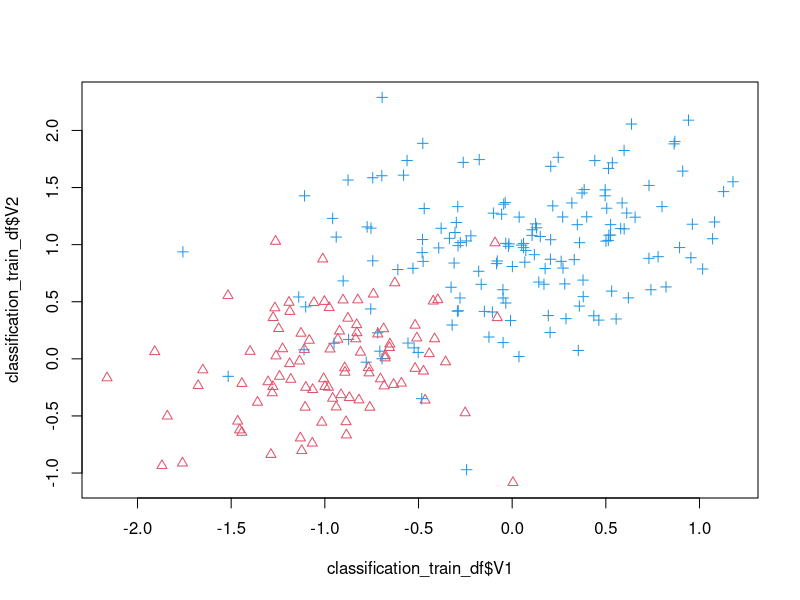
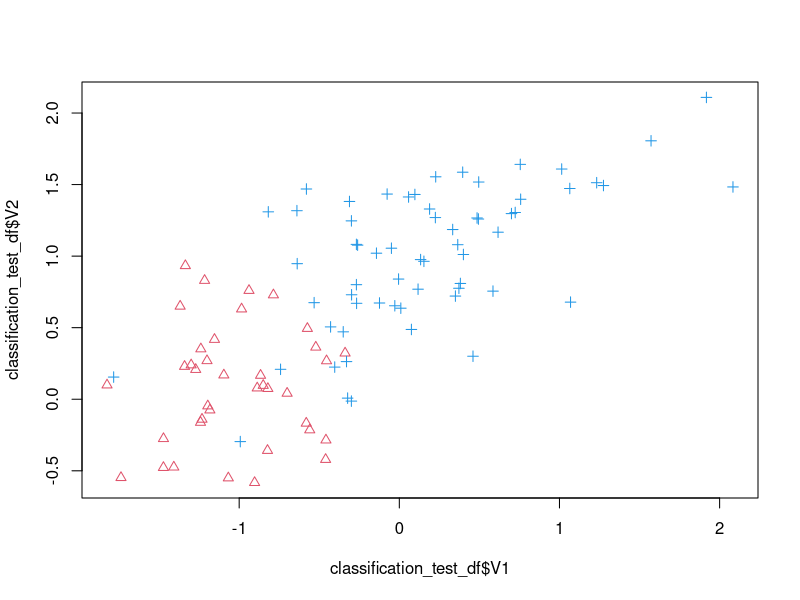

These figures' R source, in order:

library(magrittr)
library(dplyr)

# Problem 1.1. Exploratory data analysis.
# Examine the dataset housing.txt using Matlab. Answer the following questions.
###############################################################################

housing_df <- read.table("housing.txt") 

# How many binary attributes are in the data set? List the attributes.

summary(housing_df)

# one. column 4 (no columns are labelled)

# Calculate and report correlations in between the first 13 attributes (columns) and the
# target attribute (column 14). What are the attribute names with the highest positive and
# negative correlations to the target attribute?

cor(housing_df) %>% .[,14] %>% sort() %>% rev()

# (no columns are labelled) highest positive: column 6, highest negative: column 13

# Note that the correlation is a linear measure of similarity. Examine scatter plots for
# attributes and the target attribute by writing your own function. Which scatter plot looks
# the most linear, and which looks the most nonlinear? Plot these scatter plots and briefly
# (in 1-2 sentences) explain your choice.

plot_stuff <- function(){
  plot(x=housing_df[,1],y=housing_df[,14])
  plot(x=housing_df[,2],y=housing_df[,14])
  plot(x=housing_df[,3],y=housing_df[,14])
  plot(x=housing_df[,4],y=housing_df[,14])
  plot(x=housing_df[,5],y=housing_df[,14])
  plot(x=housing_df[,6],y=housing_df[,14])
  plot(x=housing_df[,7],y=housing_df[,14])
  plot(x=housing_df[,8],y=housing_df[,14])
  plot(x=housing_df[,9],y=housing_df[,14])
  plot(x=housing_df[,10],y=housing_df[,14])
  plot(x=housing_df[,11],y=housing_df[,14])
  plot(x=housing_df[,12],y=housing_df[,14])
  plot(x=housing_df[,13],y=housing_df[,14])
  plot(x=housing_df[,14],y=housing_df[,14])
}

# most linear: column 7, most nonlinear: column 4
# Column 4 appears bimodal (0 or 1) and column 7 appears
# to be a fairly clear, horizontal line.

# Calculate all correlations between the 14 columns (using the corrcoef function).
# Which two attributes have the largest mutual correlation in the dataset?

# Columns 9 and 10 have a mutual correlation of 0.910228189

# Problem 1.2. Linear regression.
# Our goal is to predict the median value of housing based on the values of 13 attributes.
# For your convenience the data has been divided into two datasets: (1) a training dataset
# housing_train.txt you should use in the learning phase, and (2) a testing dataset
# housing_test.txt to be used for testing.
# Assume that we choose a linear regression model to predict the target attribute. Using
# Matlab:
########################################################################################

# Write a function LR_solve that takes X and y components of the data (X is a matrix
# of inputs where rows correspond to examples) and returns a vector of coefficients w with
# the minimal mean square fit. (Hint: you can use backslash operator ’/’ to do the least
# squares regression directly; check Matlab’s help).

LR_solve <- function(X,y){
  w <- solve(t(X) %*% X) %*% (t(X) %*% y)
  return(w)
}

# Write a function LR_predict that takes input components of the test data (X)
# and a fixed set of weights (w), and computes vector of linear predictions y.

LR_predict <- function(X,w){
  y <- X %*% w
  return(y)
}

# Write and submit the program main3_2.m that loads the train and test set, learns
# the weights for the training set, and computes the mean squared error of your predictor
# on both the training and testing data set.

main3_2.m <- function(){
  LR_mse <- function(actual,predicted){
    errors <- actual - predicted
    sqerrors <- errors^2
    meansqerrors <- mean(sqerrors)
    return(meansqerrors)
  }
  
  housing_train_df <- read.table("housing_train.txt")
  w <- LR_solve(as.matrix(housing_train_df[,1:13]),as.matrix(housing_train_df[,14]))
  
  housing_test_df <- read.table("housing_test.txt")
  y <- LR_predict(as.matrix(housing_test_df[,1:13]),w)
  
  # MSE
  y0 <- LR_predict(as.matrix(housing_train_df[,1:13]),w)
  
  mse0 <- LR_mse(as.matrix(housing_train_df[,14]),y0)
  mse1 <- LR_mse(as.matrix(housing_test_df[,14]),y)
  print(paste("mse0:",mse0,"mse1:",mse1,sep=" "))
}

# in your report please list the resulting weights, and both mean square errors.
# Compare the errors for the training and testing set. Which one is better?

# mse0 (train): 24.47588, mse1 (test): 24.29224
# It's somewhat surprising that the test mse came out slightly lower than the
# training mse. We'd expect the training data to show less error. 

# Problem 1.3. Online gradient descent
# The linear regression can be also learned using the gradient descent method.
##############################################################################

# Implement an online gradient descent procedure for finding the regression coefficients
# w. Your program should:

online_gd <- function(X,y,X_test,y_test,rate_divisor,error_report_intv){
  X <- cbind(rep(1,nrow(X)),X) # add X0 columns for intercept term
  X_test <- cbind(rep(1,nrow(X_test)),X_test) # add X0 columns for intercept term
  
# start with zero weights (all weights set to 0 at the beginning);
  w <- as.matrix(rep(0,ncol(X)))
  w_temp <- w
  
# update weights using the annealed learning rate 2/t, where t denotes the t-th update
# step. Thus, for the first data point the learning rate is 2, for the second it is 2/2 = 1,
# for the 3-rd is 2/3 and so on;
  alpha <- function(t){
    rate <- 2/t
    return(rate/rate_divisor)
  }
# repeat the update procedure for 1000 steps reusing the examples in the training data
# if neccessary (hint: the index of the i-th example in the training set can be obtained
# by (i mod n) operation);
  plot(NULL,xlim=range(c(0,1000/error_report_intv)),ylim=range(c(0,6000)),ylab = "MSE",xlab="iteration/50")
  
  predicted_cache <- list()
  actual_cache <- list()
  for(t_idx in 0:999)
  {
    i <- (t_idx %% nrow(X)) + 1 # training sample idx
    a <- alpha(t_idx + 1)
    h <- (t(w) %*% X[i,])
    e <- y[i] - h
    if(i %% error_report_intv == 0){
      predicted <- X %*% w
      predicted_test <- X_test %*% w
      actual <- y
      actual_test <- y_test
      
      mse <- LR_mse(as.numeric(actual),as.numeric(predicted))
      mse_test <- LR_mse(as.numeric(actual_test),as.numeric(predicted_test))
      
      print(paste("train mse:",mse,sep=" "))
      print(paste("test mse:",mse_test,sep=" "))
      
      points(y=mse,x=t_idx/error_report_intv)
      points(y=mse_test,x=t_idx/error_report_intv,pch=2)
    }
    for(j in 1:length(w)){ # feature idx
      w_temp[j] <- w[j] + a * e * X[i,j]
    }
    w <- w_temp # simultaneous update!
    #print(w)
    #Sys.sleep(0.1)
    if(t_idx > 1){
      #exit()
    }
  }
# return the final set of weights.
  return(w)
}
  
#online_gd(as.matrix(housing_train_df[,1:13]),as.matrix(housing_train_df[,14]),100000,5)

# Write a program main3_3.m that runs the gradient procedure on the data and at the
# end prints the mean test and train errors. Your program should normalize the data
# before running the method. Run it and report the results. Give the mean errors for
# both the training and test set. Is the result better or worse than the one obtained by solving
# the regression problem exactly?

main3_3.m <- function(){
  #normalize
  norm_housing_train_df <- housing_train_df %>% scale()
  norm_housing_test_df <- housing_test_df %>% scale()
  
  # train
  w <- online_gd(as.matrix(norm_housing_train_df[,1:13]),as.matrix(norm_housing_train_df[,14]),as.matrix(norm_housing_test_df[,1:13]),as.matrix(norm_housing_test_df[,14]),3,50)
 
  # assess training
  train_predicted <- t(w) %*% t(cbind(rep(1,nrow(norm_housing_train_df)),as.matrix(norm_housing_train_df[,1:13])))
  train_actual <- t(as.matrix(norm_housing_train_df[,14]))
  print(paste("mean squared train errors:",LR_mse(train_actual,train_predicted),sep=" "))
  
  # test
  test_predicted <- t(w) %*% t(cbind(rep(1,nrow(norm_housing_test_df)),as.matrix(norm_housing_test_df[,1:13])))
  test_actual <- t(as.matrix(norm_housing_test_df[,14]))
  print(paste("mean squared test errors:",LR_mse(test_actual,test_predicted),sep=" "))
}

# Run the gradient descent on un-normalized dataset. What happened?

# weights blow up and there's no convergence without a low alpha

# Modify main3_3.m from part b, such that it lets you to progressively observe changes
# in the mean train and test errors. Use functions init_progress_graph and
# add_to_progress_graph provided. The init_progress_graph initializes the graph structure
# and add_to_progress_graph lets you add new data entries on-fly to the graph. Using the
# two functions plot the mean squared errors for the training and test set for every 50
# iteration steps. Submit the program and include the graph in the report.

# Experiment with the gradient descent procedure. Try to use: fixed learning rate (say
# 0.05, 0.01), or different number of update steps (say 500 and 3000). You many want to
# change the learning rate schedule as well. Try for example 2 / n . Report your results
# and any interesting behaviors you observe.

# Problem 1.4. Regression with polynomials.

# Write a function extendx that takes an input x and returns an expanded x that
# includes all linear and degree two polynomials.

extendx <- function(x){
  z <- x
  for(col in 1:ncol(x)){
    z <- cbind(z,x[,col]^2)
  }
  return(z)
}

# What happened to the binary attribute after the transformation?

# the binary attribute was just duplicated... which makes sense as 1^2 = 1 and 0^2 = 0

# Write and submit a Matlab program main3_4.m that computes the regression
# coefficients for the extended input and both train and test errors for the result.

main3_4.m <- function(){
  extended_housing_train_mtx <- scale(extendx(as.matrix(housing_train_df[,1:13])))
  extended_housing_test_mtx <- scale(extendx(as.matrix(housing_test_df[,1:13])))
  
  # train
  w <- online_gd(extended_housing_train_mtx,as.matrix(norm_housing_train_df[,14]),extended_housing_test_mtx,as.matrix(norm_housing_train_df[,14]),2,50)
  
  # assess training
  xtrain_predicted <- t(w) %*% t(cbind(rep(1,nrow(extended_housing_train_mtx)),extended_housing_train_mtx))
  xtrain_actual <- t(as.matrix(norm_housing_train_df[,14]))
  print(paste("mean squared x train errors:",LR_mse(xtrain_actual,xtrain_predicted),sep=" "))
  
  # test
  xtest_predicted <- t(w) %*% t(cbind(rep(1,nrow(extended_housing_test_mtx)),extended_housing_test_mtx))
  xtest_actual <- t(as.matrix(norm_housing_test_df[,14]))
  print(paste("mean squared x test errors:",LR_mse(xtest_actual,xtest_predicted),sep=" "))
}

# Report both errors in your report and compare them with the results in part 2. What
# do you see? Which method would you use for the prediction? Why? Please do not turn in
# the weights for this part in your report.

# we get improved performance but have to tune the alpha down a bit.. dividing by 2

# Problem 2.1. Data analysis
# The dataset we use in this problem set is very simple and consists of a two-dimensional
# input and a class label. The data are available on the course web page and are divided
# into two files - one used for training (classification_train.txt), the other for testing
# (classification_test.txt). The data in files are in rows such that first two columns
# represent inputs and the last (third) column the class label (0 or 1).

# Since inputs are only two dimensional we can easily visualize the data for the two
# classes in a 2D plot.

# Write a program that plots the input data points in classification_train.txt such that
# the plot distinguishes between data points with different class labels (use different 
# color and symbol for a point, e.g. ’x’ or ’o’ ).

classification_train_df <- read.table("classification_train.txt")
plot(x=classification_train_df$V1,y=classification_train_df$V2,pch=2 + classification_train_df$V3,col=2 + 2 * classification_train_df$V3)

classification_test_df <- read.table("classification_test.txt")
plot(x=classification_test_df$V1,y=classification_test_df$V2,pch=2 + classification_test_df$V3,col=2 + 2 * classification_test_df$V3)


# Include the plot in your report. Is it possible to separate the two classes perfectly
# with a linear decision boundary?

# No, it does not appear the two classes are linearly separable.

# Problem 2.2. Logistic regression

# We are interested in building a classifier based on the logistic regression model and
# the gradient optimization methods.

# (a) During the class you were given the expression for the gradient of the logistic
# regression model. Use the loglikelihood setup from the lecture to derive the expression.

# Show clearly the steps of the derivation. Please remember that the ’default’ gradient
# takes into account all datapoints in the training set.

# (b) Write and submit a gradient procedure GLR.m for updating the parameters of the
# logistic regression model. Your gradient procedure should:

GLR.m <- function(X,y,X_test,y_test,rate_divisor,error_report_intv,k){
  X <- cbind(rep(1,nrow(X)),X) # add X0 columns for intercept term
  X_test <- cbind(rep(1,nrow(X_test)),X_test)
  
  # – start from unit weights (all weights set to 1 at the beginning);
  w <- as.matrix(rep(1,ncol(X)))
  w_temp <- w
  
  # – use the annealed learning rate 2 / k ;
  alpha <- function(k){
    return(0.00001)
    #rate <- 2/k
    #return(rate/rate_divisor)
  }
  # repeat the update procedure for 1000 steps reusing the examples in the training data
  # if neccessary (hint: the index of the i-th example in the training set can be obtained
  # by (i mod n) operation);
  plot(NULL,xlim=range(c(0,k/error_report_intv)),ylim=range(c(0,1)),ylab = "% error",xlab=paste("iteration/",error_report_intv,sep=""))
  
  predicted_cache <- list()
  actual_cache <- list()
  # – executes for K steps where K is the parameter of the procedures.
  for(k_idx in 0:(k - 1))
  {
    i <- (k_idx %% nrow(X)) + 1 # training sample idx
    a <- alpha(k_idx + 1)
    z <- (t(w) %*% X[i,])
    g <- round(1/(1 + exp(-z)))
    e <- y[i] - g
    predicted_cache <- cbind(predicted_cache,g)
    actual_cache <- cbind(actual_cache,y[i])
      if(i %% error_report_intv == 0){
        predicted <- X %*% w
        predicted_test <- X_test %*% w
        actual <- y
        actual_test <- y_test
        
        pct_err <- sum(abs(round(predicted) - y)) / length(predicted)
        pct_err_test <- sum(abs(round(predicted_test) - y_test)) / length(predicted_test)
        
        print(paste("train pct_err:",pct_err,sep=" "))
        print(paste("test pct_err:",pct_err_test,sep=" "))
        
        points(y=pct_err,x=k_idx/error_report_intv)
        points(y=pct_err_test,x=k_idx/error_report_intv,pch=2)
      }
    for(j in 1:length(w)){ # feature idx
      w_temp[j] <- w[j] + a * e * X[i,j]
    }
    w <- w_temp # simultaneous update!
    #print(w)
    #Sys.sleep(0.1)
    if(k_idx > 1){
      #exit()
    }
  }
  # return the final set of weights.
  return(w)
}
  
# (c) Write and submit a program main2.m that runs the GLR function for 500 steps and
# after the training computes mean misclassification errors for both the training and
# test set. In your report include, the resulting weights, and misclassification errors.

main2.m <- function(){
  to_binary <- function(non_binary){
    if(non_binary > 0){
      return(1)
    }
    return(0)
  }
  
  # train
  w <- GLR.m(as.matrix(classification_train_df[,1:2]),as.matrix(classification_train_df[,3]),as.matrix(classification_test_df[,1:2]),as.matrix(classification_test_df[,3]),1,50,1000)
  
  # assess training
  class_train_predicted <- t(w) %*% t(cbind(rep(1,nrow(classification_train_df)),as.matrix(classification_train_df[,1:2])))
  class_train_actual <- t(as.matrix(classification_train_df[,3]))
  print(paste("mean squared class train errors:",LR_mse(class_train_actual,class_train_predicted),sep=" "))
  num_err <- sum(abs(sapply(class_train_predicted,to_binary) - class_train_actual))
  tot <- nrow(classification_train_df)
  pct_err <- (num_err/tot) * 100
  print(paste("number class train errors:",num_err,
              " of ", tot,
              " = ", pct_err, "%",sep=" "))
  
  # test
  class_test_predicted <- t(w) %*% t(cbind(rep(1,nrow(classification_test_df)),as.matrix(classification_test_df[,1:2])))
  class_test_actual <- t(as.matrix(classification_test_df[,3]))
  print(paste("mean squared class test errors:",LR_mse(class_test_actual,class_test_predicted),sep=" "))
  num_err <- sum(abs(sapply(class_test_predicted,to_binary) - class_test_actual))
  tot <- nrow(classification_test_df)
  pct_err <- (num_err/tot) * 100
  print(paste("number class test errors:",num_err,
              " of ", tot,
              " = ", pct_err, "%",sep=" "))
}

# (d) Update the main2.m with plot functions that let you observe the progress of the
# errors after every 50 update steps. Use functions defined earlier for this purpose.
# Include the resulting graph in your report.

# (see above)

# (e) Experiment with the GLR function by:
# (I) changing the number of steps K and
# (II) trying different learning rates.
# In particular, try some constant learning rates and 1/ k learning rate schedule. 
# Report the results and graph from your experiments and explanations of behaviors
# you have observed.

main3.m <- function(){
  # train
  w <- GLR.m(as.matrix(classification_train_df[,1:2]),as.matrix(classification_train_df[,3]),2,100,10000)
  
  # assess training
  class_train_predicted <- t(w) %*% t(cbind(rep(1,nrow(classification_train_df)),as.matrix(classification_train_df[,1:2])))
  class_train_actual <- t(as.matrix(classification_train_df[,3]))
  print(paste("mean squared class train errors:",LR_mse(class_train_actual,class_train_predicted),sep=" "))
  num_err <- sum(abs(sapply(class_train_predicted,to_binary) - class_train_actual))
  tot <- nrow(classification_train_df)
  pct_err <- (num_err/tot) * 100
  print(paste("number class train errors:",num_err,
              " of ", tot,
              " = ", pct_err, "%",sep=" "))
  
  # test
  class_test_predicted <- t(w) %*% t(cbind(rep(1,nrow(classification_test_df)),as.matrix(classification_test_df[,1:2])))
  class_test_actual <- t(as.matrix(classification_test_df[,3]))
  print(paste("mean squared class test errors:",LR_mse(class_test_actual,class_test_predicted),sep=" "))
  num_err <- sum(abs(sapply(class_test_predicted,to_binary) - class_test_actual))
  tot <- nrow(classification_test_df)
  pct_err <- (num_err/tot) * 100
  print(paste("number class test errors:",num_err,
              " of ", tot,
              " = ", pct_err, "%",sep=" "))
}

# Problem 2.3. Generative classification model

# An alernative approach is to learn a generative model with class-conditional densities
# and use the parameters of such a model to do the prediction.

# Assume that an input x for each class (c = 0 or 1) follows a multivariate normal
# distribution. That is,
# <eqn>

# Further assume that the prior probability of a class is represented by a Bernoulli
# distribution.

# Parameters of the generative model can be computed from the training data using density
# estimation techniques, such as maximum likelihood estimation. Once this is ccomplished,
# we can use the estimates to make class predictions for new inputs.

# Let <eqn> represent parameter estimates. To predict the class we use
# discriminant functions based on the posterior probability of a class given the input
# and model parameters. This can be computed via Bayes rule:
# <eqn>

#Assume we want to use a generative model in which the two class conditional densities
#share the same covariance matrix Σ . That is:
# <eqn>
# Provide the following answers:

# (a) Give the formula for computing ML estimates of means of class conditional
# densities?

# (b) How would you go about computing the estimate of the covariance matrix Σ ?
# Note that the estimate of Σ must combine both class 0 and class 1 examples.

# (c) How would you estimate the prior of class
# <eqn>

# (d) Implement function Max_Likelihood that computes the estimates of model
# parameters using the training set.

Max_Likelihood <- function(X,y){
  N = nrow(X)
  num0 = sum(sapply(y, function(x) x == 0))
  num1 = sum(sapply(y, function(x) x == 1))
  prior0 = num0/N
  prior1 = num1/N
  mean0_x = 0
  mean1_x = 0
  cov01 = matrix(c(0, 0, 0, 0), byrow = TRUE, 2, 2)
  
  for(i in 1:N){
    if(y[i] == 0){
      mean0_x = mean0_x + X[i,]
    }
    else { # y[i] == 1
      mean1_x = mean1_x + X[i,]
    }
  }
  mean0 = mean0_x / num0
  mean1 = mean1_x / num1
  
  for(n in 1:N){
    if(y[n] == 0){
      cov01 = cov01 + (X[n,] - mean0) %*% t(X[n,] - mean0)
    }
    else { # y[n] = 1
      cov01 = cov01 + (X[n,] - mean1) %*% t(X[n,] - mean1)
    }
  }
  cov01 = cov01 / N
  return(list("prior0"=prior0,"prior1"=prior1,"mean0"=mean0,"mean1"=mean1,"cov01"=cov01))
}

# (e) Implement the function Predict_class that chooses the class using the discriminant
# functions based on class posteriors.

Predict_class <- function(X,params){
  w_func <- function(cov01,mean0,mean1){
    return(solve(cov01) %*% (mean0 - mean1))
  }
  
  w0_func <- function(cov01,mean0,mean1,prior0,prior1){
    return(as.numeric(
      -1/2 * t(mean0) %*% solve(cov01) %*% mean0
      +1/2 * t(mean1) %*% solve(cov01) %*% mean1
      + log(prior0/prior1)))
  }
  
  sigma <- function(a){
    return(1/(1 + exp(-a)))
  }
  
  w <- w_func(params[["cov01"]],
              params[["mean0"]],
              params[["mean1"]])
  
  w0 <- w0_func(params[["cov01"]],
                params[["mean0"]],
                params[["mean1"]],
                params[["prior0"]],
                params[["prior1"]])
  
  a <- t(w) %*% t(X) + w0
  
  predictions <- sapply(a,sigma)
  
  return(predictions)
}

# (f) Write and submit a program main4.m that learns the generative model and then uses
# it to compute the predictions. The program should compute mean misclassification errors
# for both training and testing datasets.

main4.m <- function(){
  to_class0_binary <- function(non_binary){
    if(non_binary > .5){
      return(0)
    }
    return(1)
  }
  
  params <- Max_Likelihood(as.matrix(classification_train_df[,1:2]),as.matrix(classification_train_df[,3]))
  predictions <- Predict_class(as.matrix(classification_train_df[,1:2]),params)

  # assess training
  class_train_predicted <- Predict_class(as.matrix(classification_train_df[,1:2]),params)
  class_train_actual <- t(as.matrix(classification_train_df[,3]))
  print(paste("mean squared class train errors:",LR_mse(class_train_actual,class_train_predicted),sep=" "))
  num_err <- sum(abs(sapply(class_train_predicted,to_class0_binary) - class_train_actual))
  tot <- nrow(classification_train_df)
  pct_err <- (num_err/tot) * 100
  print(paste("number class train errors:",num_err,
              " of ", tot,
              " = ", pct_err, "%",sep=" "))
  plot(x=classification_train_df$V1,
       y=classification_train_df$V2,
       pch=2 + classification_train_df$V3,
       col=2 + 2 * sapply(class_train_predicted,to_class0_binary))
  
  # test
  class_test_predicted <- Predict_class(as.matrix(classification_test_df[,1:2]),params)
  class_test_actual <- t(as.matrix(classification_test_df[,3]))
  print(paste("mean squared class test errors:",LR_mse(class_test_actual,class_test_predicted),sep=" "))
  num_err <- sum(abs(sapply(class_test_predicted,to_class0_binary) - class_test_actual))
  tot <- nrow(classification_test_df)
  pct_err <- (num_err/tot) * 100
  print(paste("number class test errors:",num_err,
              " of ", tot,
              " = ", pct_err, "%",sep=" "))  
  plot(x=classification_test_df$V1,
       y=classification_test_df$V2,
       pch=2 + classification_test_df$V3,
       col=2 + 2 * sapply(class_test_predicted,to_class0_binary))
}

# (g) Report the results (parameters of the generative model), and errors. Compare
# them to the results obtained in problem 2.